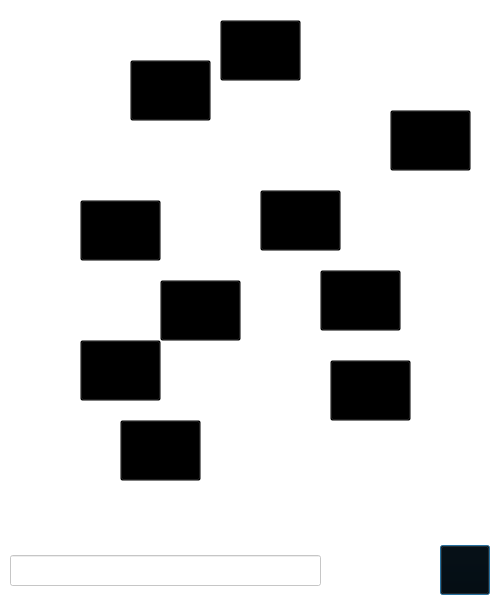
<?xml version="1.0" encoding="UTF-8"?>
<ui version="4.0">
 <class>StartDialog</class>
 <widget class="QDialog" name="StartDialog">
  <property name="geometry">
   <rect>
    <x>0</x>
    <y>0</y>
    <width>500</width>
    <height>602</height>
   </rect>
  </property>
  <property name="windowTitle">
   <string>Dialog</string>
  </property>
  <property name="styleSheet">
   <string notr="true">QDialog#StartDialog{
background-image: url(:/TestMode/startBack.jpg);}
QWidget{background-color: rgba(0, 0, 0, 0);
font: 75 24pt &quot;Adobe Arabic&quot;;
color: rgb(255, 0, 0);}
QPushButton:hover{
border-image: url(:/TestMode/level1.png);}</string>
  </property>
  <widget class="QPushButton" name="okBtn">
   <property name="geometry">
    <rect>
     <x>440</x>
     <y>545</y>
     <width>50</width>
     <height>50</height>
    </rect>
   </property>
   <property name="styleSheet">
    <string notr="true">QPushButton{border-image: url(:/TestMode/exit0.png);}
QPushButton:hover{border-image: url(:/TestMode/exit1.png);}</string>
   </property>
   <property name="text">
    <string/>
   </property>
  </widget>
  <widget class="QLineEdit" name="aiPathEdit">
   <property name="geometry">
    <rect>
     <x>10</x>
     <y>555</y>
     <width>311</width>
     <height>31</height>
    </rect>
   </property>
   <property name="styleSheet">
    <string notr="true">background-color: rgb(255, 255, 255, 200);</string>
   </property>
  </widget>
  <widget class="QPushButton" name="pushButton">
   <property name="geometry">
    <rect>
     <x>220</x>
     <y>20</y>
     <width>81</width>
     <height>61</height>
    </rect>
   </property>
   <property name="styleSheet">
    <string notr="true"/>
   </property>
   <property name="text">
    <string/>
   </property>
  </widget>
  <widget class="QPushButton" name="pushButton_2">
   <property name="geometry">
    <rect>
     <x>260</x>
     <y>190</y>
     <width>81</width>
     <height>61</height>
    </rect>
   </property>
   <property name="styleSheet">
    <string notr="true"/>
   </property>
   <property name="text">
    <string/>
   </property>
  </widget>
  <widget class="QPushButton" name="pushButton_3">
   <property name="geometry">
    <rect>
     <x>160</x>
     <y>280</y>
     <width>81</width>
     <height>61</height>
    </rect>
   </property>
   <property name="styleSheet">
    <string notr="true"/>
   </property>
   <property name="text">
    <string/>
   </property>
  </widget>
  <widget class="QPushButton" name="pushButton_4">
   <property name="geometry">
    <rect>
     <x>330</x>
     <y>360</y>
     <width>81</width>
     <height>61</height>
    </rect>
   </property>
   <property name="styleSheet">
    <string notr="true"/>
   </property>
   <property name="text">
    <string/>
   </property>
  </widget>
  <widget class="QPushButton" name="pushButton_5">
   <property name="geometry">
    <rect>
     <x>320</x>
     <y>270</y>
     <width>81</width>
     <height>61</height>
    </rect>
   </property>
   <property name="styleSheet">
    <string notr="true"/>
   </property>
   <property name="text">
    <string/>
   </property>
  </widget>
  <widget class="QPushButton" name="pushButton_6">
   <property name="geometry">
    <rect>
     <x>390</x>
     <y>110</y>
     <width>81</width>
     <height>61</height>
    </rect>
   </property>
   <property name="styleSheet">
    <string notr="true"/>
   </property>
   <property name="text">
    <string/>
   </property>
  </widget>
  <widget class="QPushButton" name="pushButton_7">
   <property name="geometry">
    <rect>
     <x>130</x>
     <y>60</y>
     <width>81</width>
     <height>61</height>
    </rect>
   </property>
   <property name="styleSheet">
    <string notr="true"/>
   </property>
   <property name="text">
    <string/>
   </property>
  </widget>
  <widget class="QPushButton" name="pushButton_8">
   <property name="geometry">
    <rect>
     <x>80</x>
     <y>200</y>
     <width>81</width>
     <height>61</height>
    </rect>
   </property>
   <property name="styleSheet">
    <string notr="true"/>
   </property>
   <property name="text">
    <string/>
   </property>
  </widget>
  <widget class="QPushButton" name="pushButton_9">
   <property name="geometry">
    <rect>
     <x>120</x>
     <y>420</y>
     <width>81</width>
     <height>61</height>
    </rect>
   </property>
   <property name="styleSheet">
    <string notr="true"/>
   </property>
   <property name="text">
    <string/>
   </property>
  </widget>
  <widget class="QPushButton" name="pushButton_10">
   <property name="geometry">
    <rect>
     <x>80</x>
     <y>340</y>
     <width>81</width>
     <height>61</height>
    </rect>
   </property>
   <property name="styleSheet">
    <string notr="true"/>
   </property>
   <property name="text">
    <string/>
   </property>
  </widget>
 </widget>
 <resources>
  <include location="test_TestMode.qrc"/>
 </resources>
 <connections/>
</ui>
